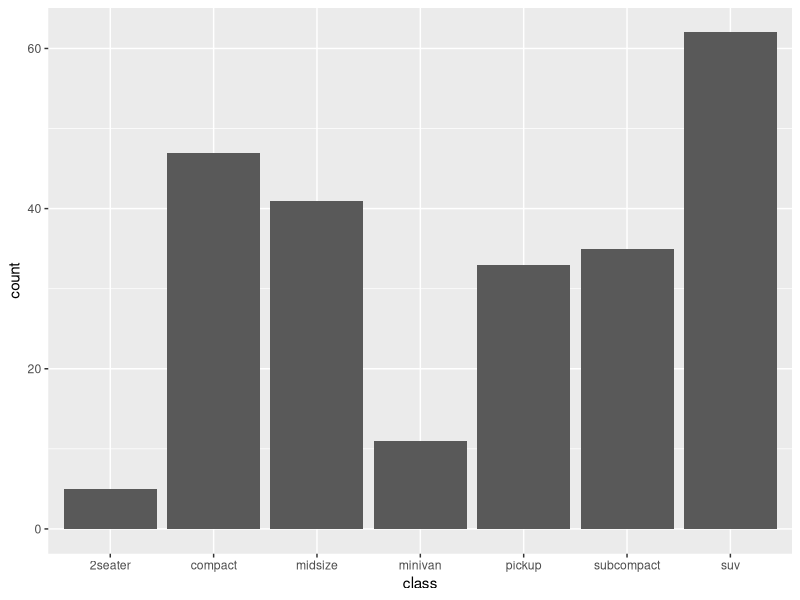
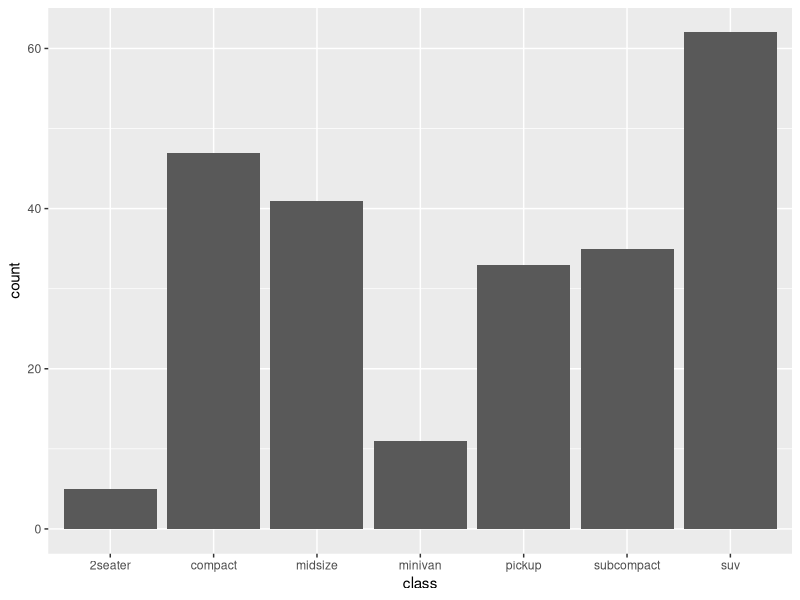
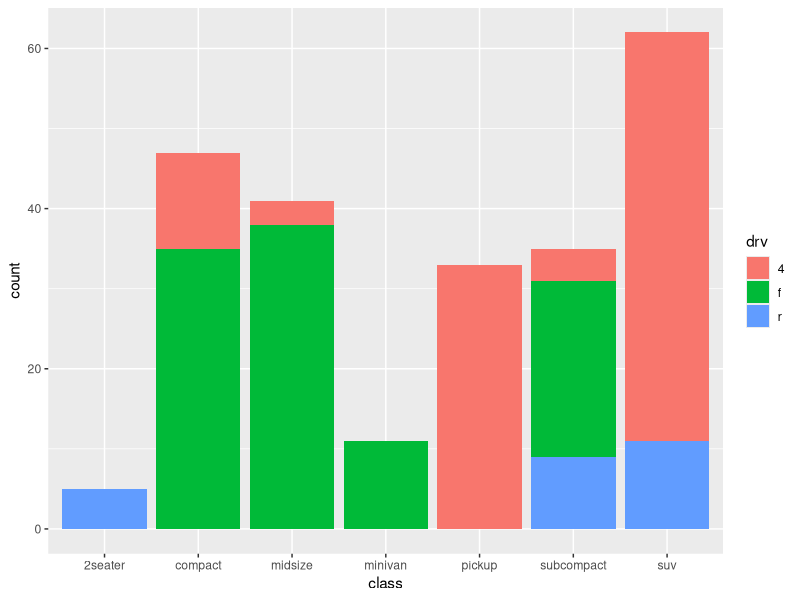
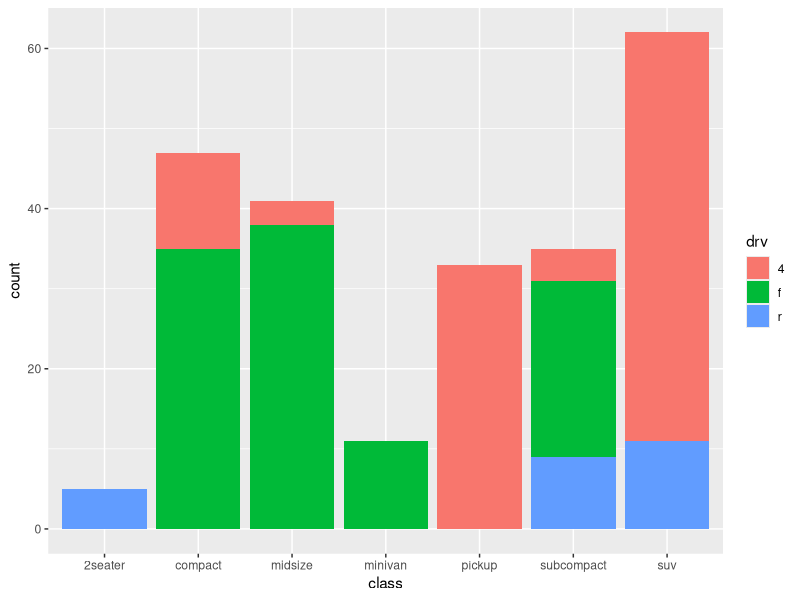
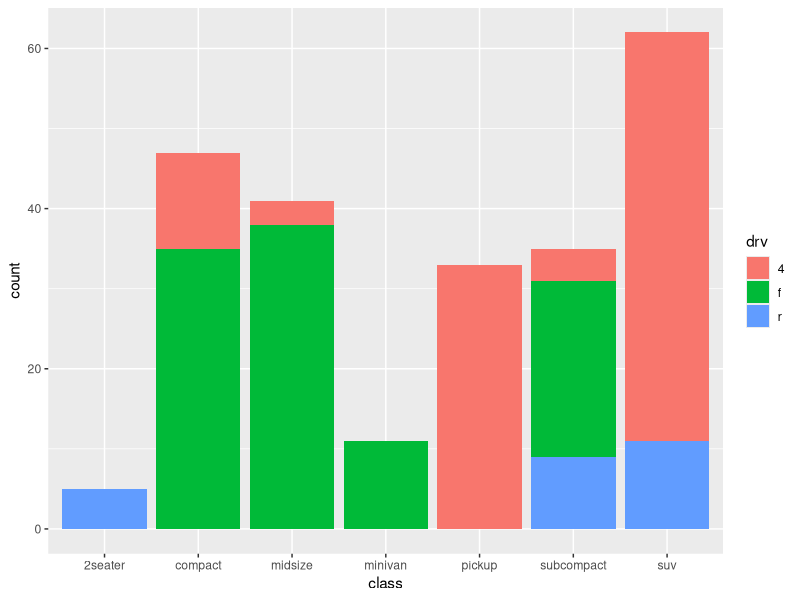
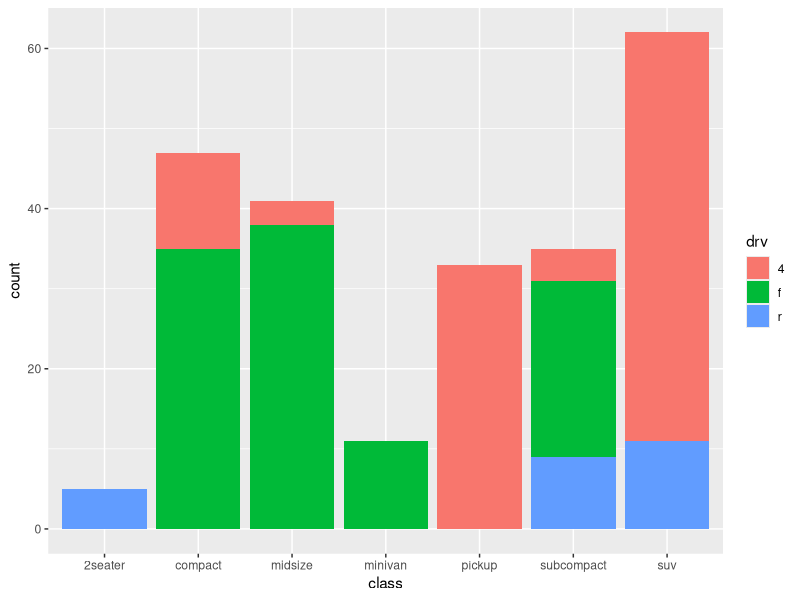
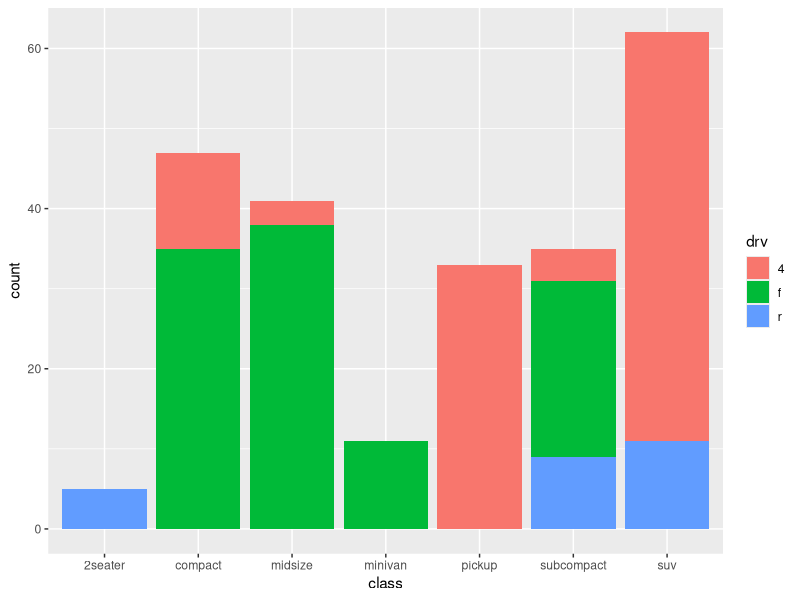
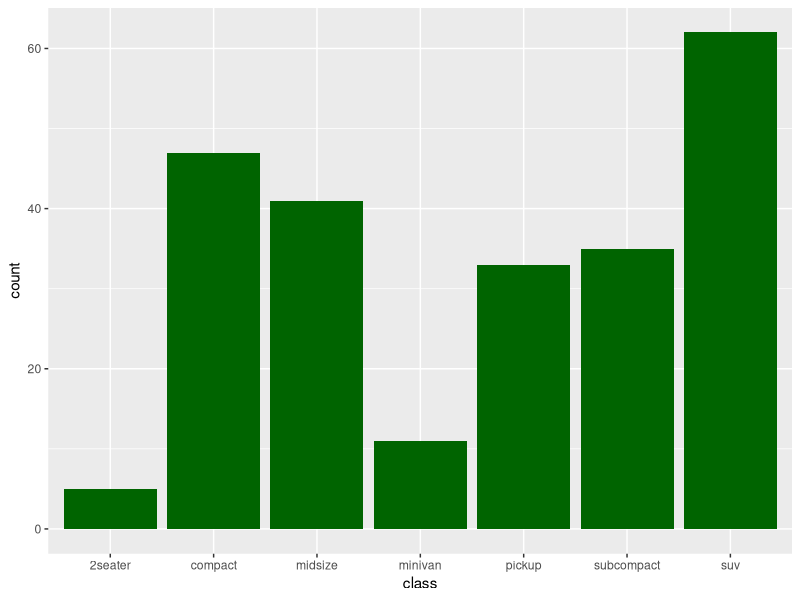

Recreate these plots in R, in order.
## ---- chunk 1
knitr::opts_chunk$set(echo = TRUE)
library(tidyverse)
## ---- chunk 2
View(mpg)
str(mpg)

## ---- chunk 3
# use ggplot() to map the data and a single aesthetic (variable = class)
plot.object <- ggplot(data=mpg) +
                geom_bar(aes(x=class))

print(plot.object)

## ---- chunk 4
ggplot(data=mpg) +
  geom_bar(aes(x=class))

## ---- chunk 5
ggplot(data=mpg, aes(fill = drv, x=class)) +
  geom_bar()

## ---- chunk 6
# call to ggplot() with aes() specified in main call
ggplot(data = mpg, aes(x = class, fill = drv)) +
geom_bar()

# call to ggplot() with aes() specified in geom
ggplot(data = mpg) +
geom_bar(aes(x = class, fill = drv))

# call to ggplot() with a mix of aes() mappings 
ggplot(data = mpg, aes(x = class)) +
geom_bar(aes(fill = drv))

# call to ggplot() with all mappings in the geom 
ggplot() +
geom_bar(data = mpg, aes(x = class, fill = drv))


## ---- chunk 7
# call to ggplot where one `fill` overrides another

ggplot(data = mpg, aes(x = class, fill = drv)) +
geom_bar(fill ='darkgreen')

## ---- chunk 8

ggplot(data = mpg, aes(x = class), fill= 'darkgreen') +
geom_bar(aes(fill = drv))
## ---- chunk 9

ggplot(data = mpg, aes(x = class, fill = drv)) +
geom_bar(aes(fill ='darkgreen'))

## ---- chunk 10
ggplot(mpg, aes(x=hwy))+
  geom_histogram()  

## ---- chunk 11
?geom_histogram
## ---- chunk 12
ggplot(mpg, aes(x=hwy))+
  geom_histogram(bins=20)  

## ---- chunk 13
ggplot(mpg, aes(x=hwy))+
  geom_histogram(binwidth=2)  
## ---- chunk 14
ggplot(mpg, aes(x=hwy))+
  geom_histogram(binwidth=2, color='blue',fill='lightgrey')  

## ---- chunk 15
ggplot(mpg, aes(x=hwy))+
  geom_histogram(binwidth=2, color='blue',fill='lightgrey') +
  theme(panel.background = element_rect(fill = "white"))

## ---- chunk 16
ggplot(mpg, aes(x=hwy))+
  geom_histogram(binwidth=2, color='blue',fill='lightgrey') +
  theme_bw()
## ---- chunk 17
hwy.plot <- ggplot(mpg, aes(x=hwy))+
          geom_histogram(binwidth=2, color='blue',fill='lightgrey') +
          theme_bw()+
          labs(x='Highway Fuel Economy, mi/gal', y='Number of models')
## ---- chunk 18
hwy.plot +
  scale_x_continuous(breaks=seq(24,46,by=4),limits=c(24,46))

## ---- chunk 19

ggsave("./figs/hwy.histogram.png",plot=hwy.plot, width = 4, height= 4)

## ---- chunk 20
ggplot(mpg, aes(x=hwy))+
          geom_density() +
          theme_bw()+
          labs(x='Highway Fuel Economy, mi/gal', y='Distribution')
## ---- chunk 21
ggplot(mpg, aes(x=hwy))+
          geom_density(alpha=0.5, fill='lightblue') +
          theme_bw()+
          labs(x='Highway Fuel Economy, mi/gal', y='Distribution')
## ---- chunk 22
ggplot(mpg, aes(x=hwy))+
          geom_density(alpha=0.5, fill='lightblue') +
          theme_bw()+
          labs(x='Highway Fuel Economy, mi/gal', y='Distribution')+
          scale_x_continuous(limits=c(10,46),breaks=seq(0,50,by=4))
## ---- chunk 23
ggplot(mpg, aes(x=hwy))+
          geom_density(alpha=0.5, fill='lightblue') +
          theme_bw()+
          labs(x='Highway Fuel Economy, mi/gal', y='Distribution')+
          scale_x_continuous(breaks=seq(0,50,by=4))+
          coord_cartesian(xlim=c(20,30))

## ---- chunk 24

ggplot(mpg, aes(x=hwy))+
          geom_density(alpha=0.5, fill='lightblue') +
          theme_bw()+
          labs(x='Highway Fuel Economy, mi/gal', y='Distribution')+
          scale_x_continuous(breaks=seq(0,50,by=4), limits=c(20,30))

## ---- chunk 25

ggplot(mpg, aes(x=hwy, fill=year))+
          geom_density(alpha=0.5) +
          theme_bw()+
          labs(x='Highway Fuel Economy, mi/gal', y='Distribution')+
          scale_x_continuous(breaks=seq(0,50,by=4))
## ---- chunk 26
mpg <- mpg %>%
        mutate(year = factor(year))

ggplot(mpg, aes(x=hwy, fill=year))+
          geom_density(alpha=0.5) +
          theme_bw()+
          labs(x='Highway Fuel Economy, mi/gal', y='Distribution')+
          scale_x_continuous(breaks=seq(0,50,by=4))

## ---- chunk 27
ggplot(mpg, aes(x=hwy, fill=class))+
          geom_density(alpha=0.5) +
          theme_bw()+
          labs(x='Highway Fuel Economy, mi/gal', y='Distribution')+
          scale_x_continuous(breaks=seq(0,50,by=4))


## ---- chunk 28

ggplot(mpg, aes(x=class, y=hwy, color=class))+
          geom_point() +
          theme_bw()+
          labs(y='Highway Fuel Economy, mi/gal', x='Vehicle Class')
        

## ---- chunk 29

ggplot(mpg, aes(x=class, y=hwy, color=class))+
          geom_point(position='jitter') +
          theme_bw()+
          labs(y='Highway Fuel Economy, mi/gal', x='Vehicle Class')
        

## ---- chunk 30
data(mpg)
ggplot(mpg, aes(x=class, y=hwy, color=class))+
          geom_jitter(width=0.3, height=0.3) +
          theme_bw()+
          labs(y='Highway Fuel Economy, mi/gal', x='Vehicle Class')
       

## ---- chunk 31
ave.mpg.class <- mpg %>%
                 group_by(class) %>%
                 summarize(ave.mpg = mean(hwy)) %>%
                 arrange(ave.mpg)

mpg <- mpg %>%
       mutate(class = factor(class,
          levels=ave.mpg.class$class,ordered=TRUE))

ggplot(mpg, aes(x=class, y=hwy, color=class))+
          geom_jitter(width=0.3, height=0.3) +
          theme_bw()+
          labs(y='Highway Fuel Economy, mi/gal', x='Vehicle Class')
   
## ---- chunk 32

ggplot(mpg, aes(x=class, y=hwy, color=class))+
          geom_boxplot() +
          theme_bw()+
          labs(y='Highway Fuel Economy, mi/gal', x='Vehicle Class')
   
## ---- chunk 33
hwy.plot <- ggplot(mpg, aes(x=class, y=hwy, color=class))+
          geom_boxplot() +
          theme_bw()+
          labs(y='Highway Fuel Economy, mi/gal', x='Vehicle Class') +
          scale_color_brewer(palette = 'Set1')
   
hwy.plot  +
          scale_color_brewer(palette = 'Spectral')

hwy.plot  +
          scale_color_brewer(palette = 'Paired')

## ---- chunk 34
hwy.plot  +
          scale_color_manual(values=c("blue", "lightblue", "red", "pink", "orange", "grey", "darkgreen", "purple"))

library(RColorBrewer)        
own.colors <- brewer.pal(n = 9, name = "Set1")[c(3:9)]       

own.colors

hwy.plot + 
  scale_color_manual(values = own.colors)

## ---- chunk 35

ggplot(mpg, aes(x=class, y=hwy, color=class))+
          geom_boxplot(outlier.shape = NA)+
          geom_jitter(width=0.3, height=0.3) +
          theme_bw()+
          labs(y='Highway Fuel Economy, mi/gal', x='Vehicle Class')


ggplot(mpg, aes(x=class, y=hwy, color=class))+
          geom_violin(outlier.shape = NA)+
          #geom_jitter(width=0.3, height=0.3) +
          theme_bw()+
          labs(y='Highway Fuel Economy, mi/gal', x='Vehicle Class')


## ---- chunk 36
ggplot(mpg, aes(x=class, y=hwy, color=class))+
          geom_jitter(width=0.3, height=0.3) +
          geom_point(data=ave.mpg.class, aes(y=ave.mpg),shape = 4, size = 3, stroke = 2, color='black')+
          theme_bw()+
          scale_color_brewer(palette = 'Paired')+
          labs(y='Highway Fuel Economy, mi/gal', x='Vehicle Class')




